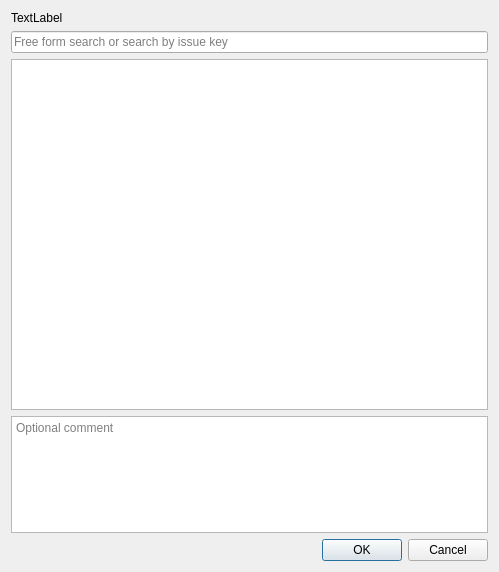
<?xml version="1.0" encoding="UTF-8"?>
<ui version="4.0">
 <class>WorklogDialog</class>
 <widget class="QDialog" name="WorklogDialog">
  <property name="geometry">
   <rect>
    <x>0</x>
    <y>0</y>
    <width>499</width>
    <height>572</height>
   </rect>
  </property>
  <property name="windowTitle">
   <string>Register worklog</string>
  </property>
  <property name="modal">
   <bool>true</bool>
  </property>
  <layout class="QVBoxLayout" name="verticalLayout" stretch="0,1,3,1,1">
   <item>
    <widget class="QLabel" name="worklogInfoLabel">
     <property name="text">
      <string>TextLabel</string>
     </property>
    </widget>
   </item>
   <item>
    <widget class="QLineEdit" name="searchLineEdit">
     <property name="placeholderText">
      <string>Free form search or search by issue key</string>
     </property>
    </widget>
   </item>
   <item>
    <widget class="QListView" name="searchResultsListView">
     <property name="sizePolicy">
      <sizepolicy hsizetype="Expanding" vsizetype="Expanding">
       <horstretch>0</horstretch>
       <verstretch>0</verstretch>
      </sizepolicy>
     </property>
     <property name="editTriggers">
      <set>QAbstractItemView::NoEditTriggers</set>
     </property>
     <property name="alternatingRowColors">
      <bool>true</bool>
     </property>
    </widget>
   </item>
   <item>
    <widget class="QPlainTextEdit" name="commentPlainTextEdit">
     <property name="sizePolicy">
      <sizepolicy hsizetype="Expanding" vsizetype="Minimum">
       <horstretch>0</horstretch>
       <verstretch>0</verstretch>
      </sizepolicy>
     </property>
     <property name="minimumSize">
      <size>
       <width>0</width>
       <height>100</height>
      </size>
     </property>
     <property name="placeholderText">
      <string>Optional comment</string>
     </property>
    </widget>
   </item>
   <item>
    <widget class="QDialogButtonBox" name="buttonBox">
     <property name="orientation">
      <enum>Qt::Horizontal</enum>
     </property>
     <property name="standardButtons">
      <set>QDialogButtonBox::Cancel|QDialogButtonBox::Ok</set>
     </property>
    </widget>
   </item>
  </layout>
 </widget>
 <resources/>
 <connections>
  <connection>
   <sender>buttonBox</sender>
   <signal>accepted()</signal>
   <receiver>WorklogDialog</receiver>
   <slot>accept()</slot>
   <hints>
    <hint type="sourcelabel">
     <x>248</x>
     <y>254</y>
    </hint>
    <hint type="destinationlabel">
     <x>157</x>
     <y>274</y>
    </hint>
   </hints>
  </connection>
  <connection>
   <sender>buttonBox</sender>
   <signal>rejected()</signal>
   <receiver>WorklogDialog</receiver>
   <slot>reject()</slot>
   <hints>
    <hint type="sourcelabel">
     <x>316</x>
     <y>260</y>
    </hint>
    <hint type="destinationlabel">
     <x>286</x>
     <y>274</y>
    </hint>
   </hints>
  </connection>
 </connections>
</ui>
